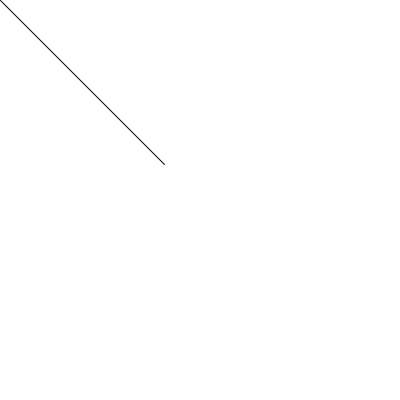
Frame 1 (no input)
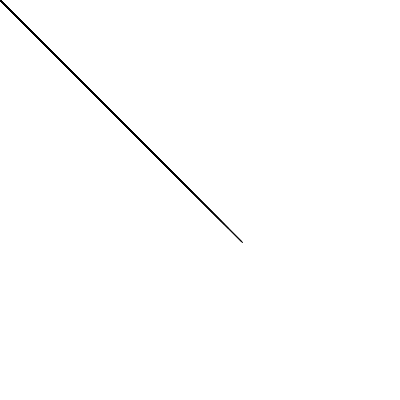
Frame 60 (the mouse pressed at the canvas centre just before this capture)
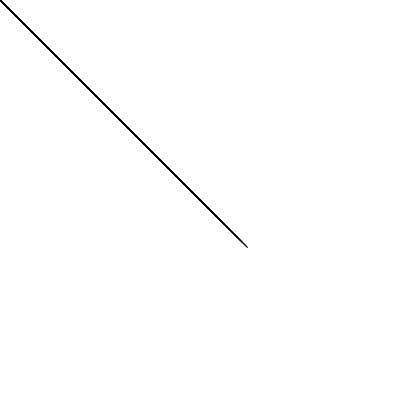
Frame 120 (the mouse held since frame 60 and released just before this capture)

The Processing sketch that drew these frames (run headless with seeded random() and noise(); from frame 60 on, the mouse is pressed at the canvas centre):

// Processing sketch: processing_93962
// ── processing_93962.pde

void setup() {
  size(400,400);
  smooth();
  background(255);
}

void draw() {
  float r = random(0,255);
  fill(175);
  rectMode(CENTER);
 line(pmouseX,pmouseY,r,r);
}

void mousePressed() {
  background(255);
}
